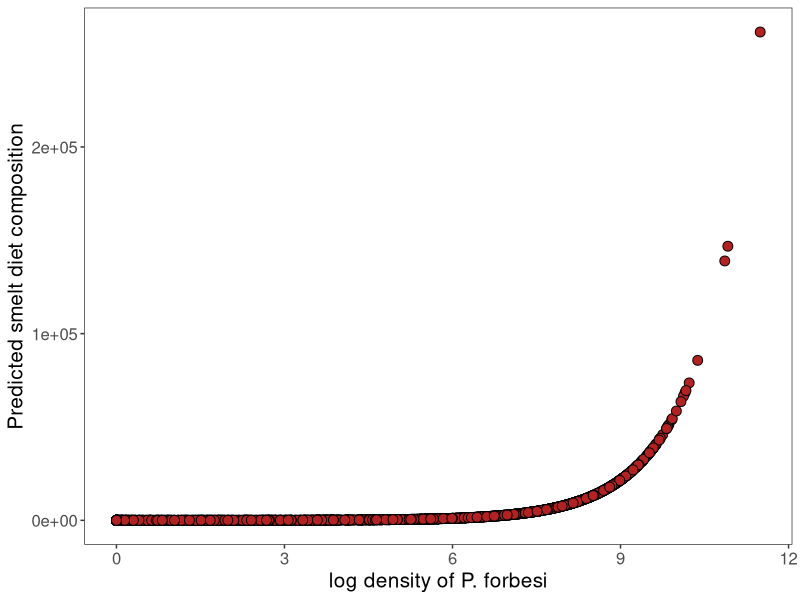
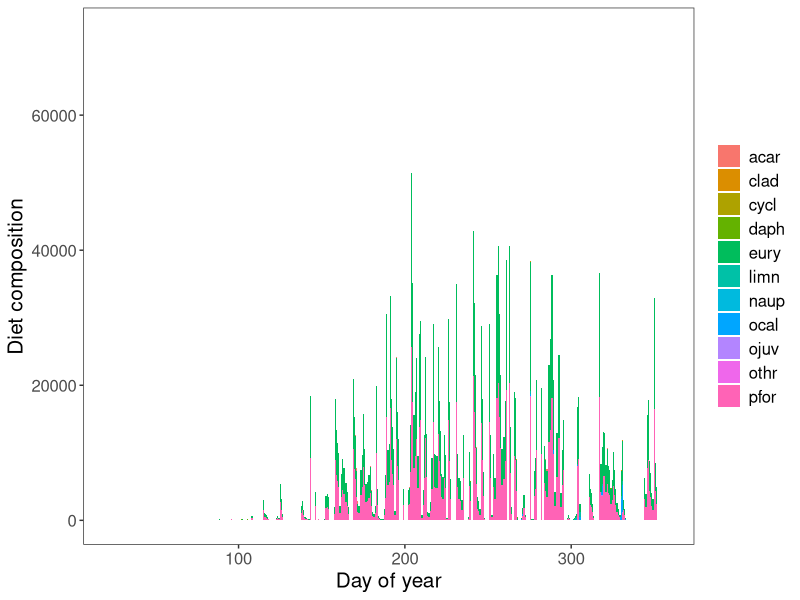
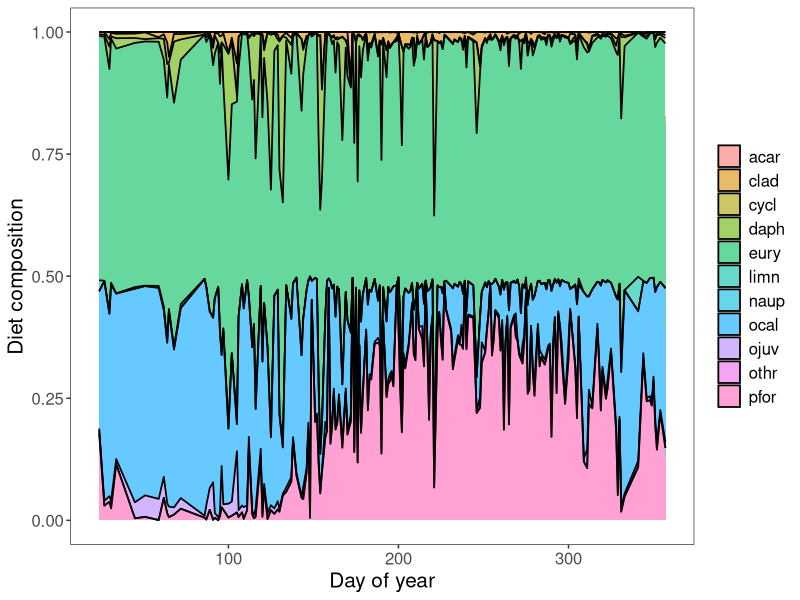
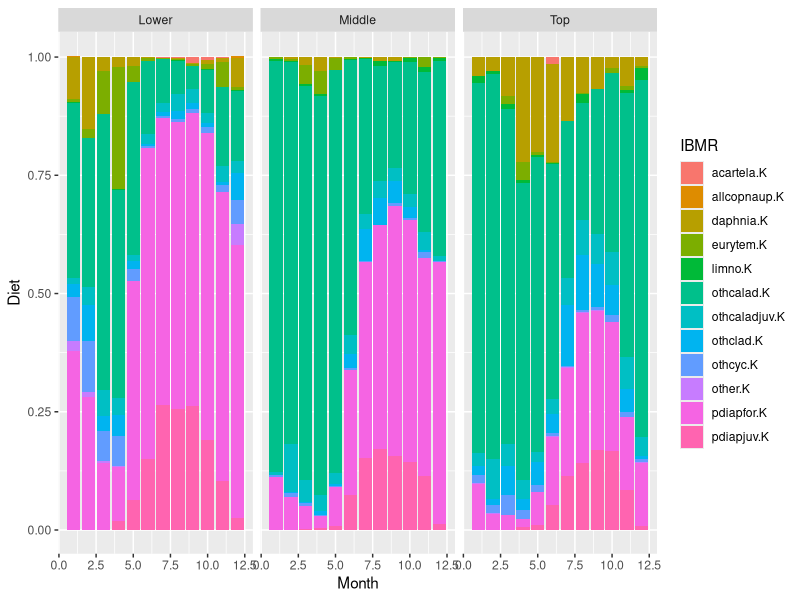

The R script that drew these images, in order:
# Script to test whether Kenny/Wim's multi-species functional response will work for DWSC
# (and how to make it work if it doesn't)

rm(list=ls())
library(ggplot2)
library(tidyverse)
library(dplyr)

dwsc.zp <- read.csv("data/DWSC_zoops_wIBMR.csv", header=TRUE)

head(dwsc.zp)

df <- dwsc.zp[c("SampleID", "IBMR", "DOY", 'Date', "BPUE", 'Region')]
head(df)

#Hm. IT looks like matt just did this by day of year, not year or region or anything.

d <- data.frame(df %>% 
  group_by(IBMR) %>% 
  mutate(index = row_number()) %>%
  pivot_wider(names_from = "IBMR", values_from = "BPUE", values_fill = 0))
#I'm confused about the index thing here. 


#This is how I would have done it

d2 <- data.frame(df %>% 
                  pivot_wider(names_from = "IBMR", id_cols = c(SampleID, DOY, Date, Region),
                              values_from = "BPUE", values_fill = 0))

# Wim's IBM appendix versions also IBMR versions; only in here to show my work
#naup.VK <- c(1, 75) # not used in TAFS paper
#limno.VK <- c(1, 1.5)
#juv.cal.VK <- c(1, 7.5)
#juv.Pf.VK <- c(1, 1.5) #This taxon isn't in the zp file
#o.cyc.VK <- c(1, 1.5)
#eury.VK <- c(1, 0.375)
#pseud.VK <- c(1, 0.375)
#calan.VK <- c(1, 0.75)
#acart.VK <- c(1, 0.75)
#o.clad.VK <- c(1, 4.5)
#daph.VK <- c(1, 4.5)
#other.VK <- c(1, 7.5) # not used in TAFS paper

# Remove redundancy
vuln1.K <- 0.375
vuln2.K <- 0.75
vuln3.K <- 1.5
vuln4.K <- 4.5
vuln5.K <- 7.5
vuln6.K <- 75

d$allcopnaup.K <- d$allcopnaup/vuln6.K
d$daphnia.K <- d$daphnia/vuln4.K
d$limno.K <- d$limno/vuln3.K
d$othcalad.K <- d$othcalad/vuln2.K
d$othcaladjuv.K <- d$othcaladjuv/vuln5.K
d$othclad.K <- d$othclad/vuln4.K
d$othcyc.K <- d$othcyc/vuln3.K
d$pdiapfor.K <- d$pdiapfor/vuln1.K
d$other.K <- d$other/vuln5.K
d$acartela.K <- d$acartela/vuln2.K
d$eurytem.K <- d$eurytem/vuln1.K

d$Ksum <- 0
for(i in 1:15521){
  d[i,28] <- sum(d[i, 17:27])
}

#Rosie's version
d2 = mutate(d2, allcopnaup.K = allcopnaup/vuln6.K,
            daphnia.K = daphnia/vuln4.K,
            limno.K = limno/vuln3.K,
            othcalad.K = othcalad/vuln2.K,
            othcaladjuv.K = othcaladjuv/vuln5.K,
            othclad.K = othclad/vuln4.K,
            othcyc.K = othcyc/vuln3.K,
            pdiapfor.K = pdiapfor/vuln1.K,
            other.K  = other/vuln5.K,
            acartela.K = acartela/vuln2.K,
            eurytem.K = eurytem/vuln1.K,
            pdiapjuv.K = pdiapjuv/vuln3.K)

d2$Ksum = rowSums(select(d2, daphnia.K:pdiapjuv.K))



# In the "real" BEM, Cmax and fish weight are dynamic, but we're just testing the fxl response so...
# these predict the diet fractions
d$naup <- d$allcopnaup.K/(1 + d$Ksum)
d$daph <- d$daphnia.K/(1 + d$Ksum)
d$limn <- d$limno.K/(1 + d$Ksum)
d$ocal <- d$othcalad.K/(1 + d$Ksum)
d$ojuv <- d$othcaladjuv.K/(1 + d$Ksum)
d$clad <- d$othclad.K/(1 + d$Ksum)
d$cycl <- d$othcyc.K/(1 + d$Ksum)
d$pfor <- d$pdiapfor.K/(1 + d$Ksum)
d$othr <- d$other.K/(1 + d$Ksum)
d$acar <- d$acartela.K/(1 + d$Ksum)
d$eury <- d$eurytem.K/(1 + d$Ksum)

head(d)


#Check to make sure I'm getting something that resembles a Type-II functional response
ggplot(d, aes(log(pdiapfor+1), pfor)) + 
  geom_point(pch=21, size=3, fill='firebrick') +
  theme_bw() +
  theme(text=element_text(size=15), panel.grid.major = element_blank(), panel.grid.minor = element_blank(),
        legend.position="none", legend.title=element_blank()) +
  labs(x="log density of P. forbesi", y="Predicted smelt diet composition")

# now I've made a big annoyance of a file so to get to something ggplot will accept...
dgg <- d[c("DOY", "naup", "daph", "limn", "ocal", "ojuv", "clad", "cycl", "pfor", "othr", "acar", "eury")]

eat.gg <- dgg %>% pivot_longer(c('naup', 'daph', 'limn', 'ocal', 'ojuv', 'clad',
                               'cycl', 'pfor', 'othr', 'acar', 'eury'), names_to = "Species", values_to = "Diet")
eat.gg.df <- data.frame(eat.gg); head(eat.gg.df)

# can't make heads or tails of it this way
ggplot(eat.gg.df, aes(DOY, Diet, fill=as.factor(Species))) + 
  geom_area() +
  labs(x="Day of year", y="Diet composition") +
  theme_bw() + labs(color=NULL) + 
  theme(legend.title=element_blank(), legend.position="right", text=element_text(size=15), 
        panel.grid.major = element_blank(), 
        panel.grid.minor = element_blank())

# Compute percentages with dplyr
eat.gg.df <- eat.gg.df  %>%
  group_by(DOY, Species) %>%
  summarise(n = sum(Diet)) %>%
  mutate(percentage = n / sum(n))

ggplot(eat.gg.df, aes(DOY, percentage, fill=as.factor(Species))) + 
  geom_area(alpha=0.6 , size=.6, colour="black") +
  labs(x="Day of year", y="Diet composition") +
  theme_bw() + labs(color=NULL) + 
  theme(legend.title=element_blank(), legend.position="right", text=element_text(size=15), 
        panel.grid.major = element_blank(), 
        panel.grid.minor = element_blank())

#Rosie's version

d2long = pivot_longer(d2, cols = c(allcopnaup.K:pdiapjuv.K), names_to = "IBMR", values_to = "DietProportion") %>%
  mutate(Diet = DietProportion/Ksum, Month = month(Date))

#summaryize by month and region

d2longave = group_by(d2long, Month, Region, IBMR) %>%
  summarize(Diet = mean(Diet))

ggplot(d2longave, aes(x = Month, y = Diet, fill = IBMR))+
  geom_col()+
  facet_wrap(~Region)

##############################################################
#load the diet data

diet = read_csv("data/SDWSC diets fo.csv")
